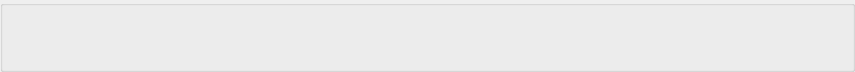
<?xml version="1.0" encoding="UTF-8"?>
<ui version="4.0">
 <class>AccountWidget</class>
 <widget class="QGroupBox" name="AccountWidget">
  <property name="geometry">
   <rect>
    <x>0</x>
    <y>0</y>
    <width>855</width>
    <height>72</height>
   </rect>
  </property>
  <property name="sizePolicy">
   <sizepolicy hsizetype="Preferred" vsizetype="Preferred">
    <horstretch>0</horstretch>
    <verstretch>0</verstretch>
   </sizepolicy>
  </property>
  <property name="minimumSize">
   <size>
    <width>0</width>
    <height>0</height>
   </size>
  </property>
  <property name="font">
   <font>
    <pointsize>12</pointsize>
   </font>
  </property>
  <property name="windowTitle">
   <string>GroupBox</string>
  </property>
  <layout class="QVBoxLayout" name="verticalLayout">
   <property name="sizeConstraint">
    <enum>QLayout::SetDefaultConstraint</enum>
   </property>
   <item>
    <widget class="QWidget" name="Container" native="true">
     <property name="sizePolicy">
      <sizepolicy hsizetype="Preferred" vsizetype="Expanding">
       <horstretch>0</horstretch>
       <verstretch>0</verstretch>
      </sizepolicy>
     </property>
     <layout class="QVBoxLayout" name="verticalLayout_2">
      <item>
       <layout class="QVBoxLayout" name="vLayout"/>
      </item>
     </layout>
    </widget>
   </item>
  </layout>
 </widget>
 <resources/>
 <connections/>
</ui>
